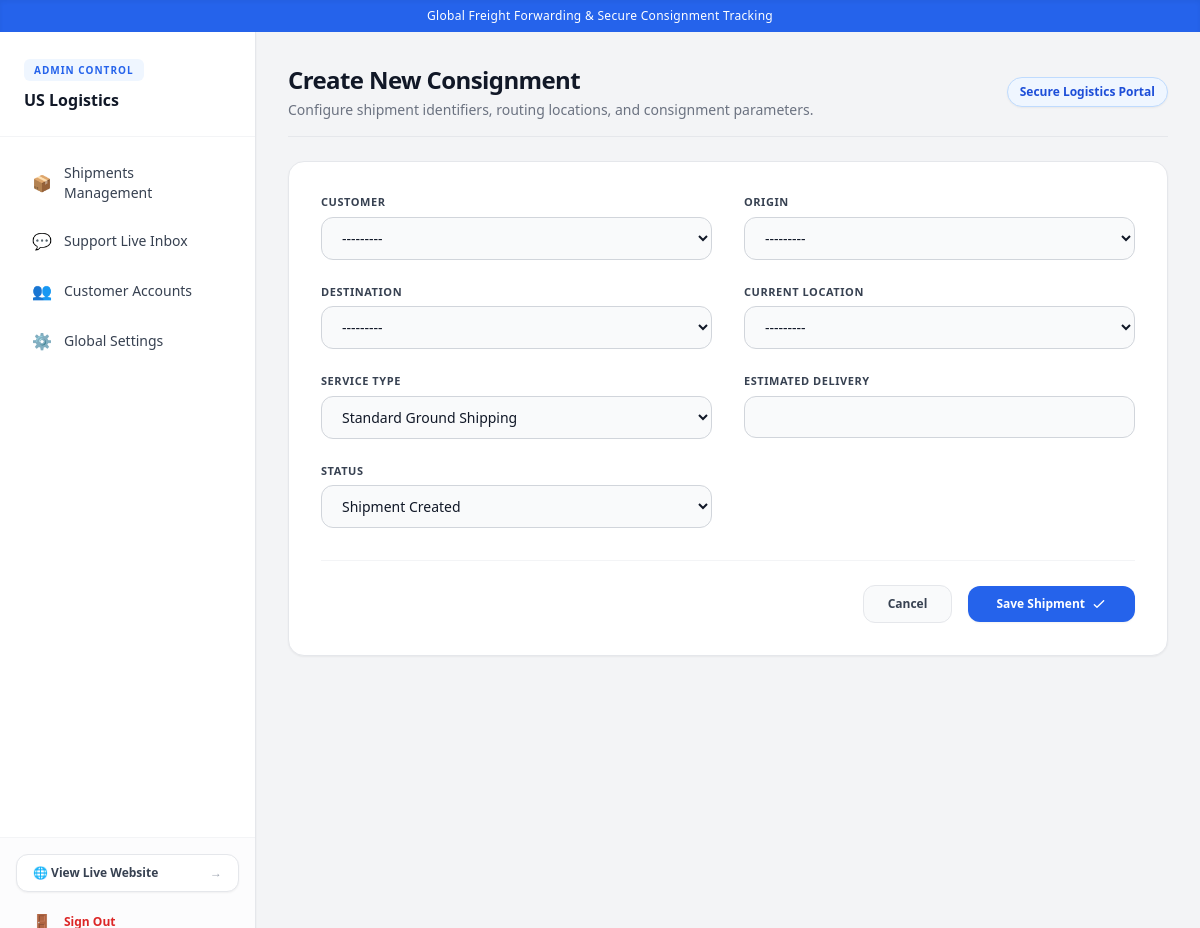
The page /shipments/dashboard/shipments/new/ (signed in) on the database its author committed.
### core/models.py (models this page shows, shortened)
class AppVariable(models.Model):
    key = models.CharField(max_length=100, unique=True)
    value = models.TextField(blank=True)
    description = models.CharField(max_length=255, blank=True)

### shipments/views.py (the view, shortened to what this page needs)
# urls.py: path('dashboard/shipments/new/', AdminShipmentCreateView.as_view(), name='admin_shipment_create'),
class AdminShipmentCreateView(StaffRequiredMixin, CreateView):
    model = Shipment
    fields = ['customer', 'origin', 'destination', 'current_location', 'service_type', 'estimated_delivery', 'status']
    template_name = 'dashboard/shipment_form.html'
    success_url = reverse_lazy('admin_shipment_list')

### core/context_processors.py (called while the page is built)
def app_variables(request):
    try:
        vars_dict = {var.key: var.value for var in AppVariable.objects.all()}
    except Exception:
        vars_dict = {}
    return {'app_vars': vars_dict}

### core/mixins.py (called while the page is built)
    def test_func(self):
        return self.request.user.is_authenticated and (self.request.user.is_staff or self.request.user.is_superuser)

### shipments/models.py (called while the page is built)
    def __str__(self):
        return f"{self.name} ({self.city}, {self.country})"

### templates/dashboard/shipment_form.html (shortened to what this page needs)
{% extends 'base_admin.html' %}
{% block admin_content %}
<div class="max-w-5xl mx-auto">
    <div class="mb-6 pb-4 border-b border-gray-200 flex flex-col sm:flex-row justify-between items-start sm:items-center gap-4">
        <div>
            <h1 class="text-2xl font-extrabold text-gray-900 tracking-tight">{% if form.instance.pk %}Edit Shipment Profile{% else %}Create New Consignment{% endif %}</h1>
            <p class="text-sm text-gray-500 mt-1">Configure shipment identifiers, routing locations, and consignment parameters.</p>
        </div>
        <div class="flex items-center space-x-2">
            <span class="inline-flex items-center px-3 py-1.5 rounded-full text-xs font-bold bg-blue-50 text-blue-700 border border-blue-200 shadow-sm">
                Secure Logistics Portal
            </span>
        </div>
    </div>
    <div class="bg-white shadow-sm rounded-2xl border border-gray-200 overflow-hidden">
        <form method="post" class="p-8">
            <div class="grid grid-cols-1 md:grid-cols-2 gap-x-8 gap-y-6">
                {% for field in form %}
                <div class="space-y-1.5">
                    <label class="block text-[11px] font-extrabold text-gray-700 uppercase tracking-wider">{{ field.label }}</label>
                    <div class="relative">
                        {{ field }}
                    </div>
                </div>
                {% endfor %}
            </div>
            <div class="flex items-center justify-end space-x-4 pt-6 mt-8 border-t border-gray-100">
                <a href="{% url 'admin_shipment_list' %}" class="bg-gray-50 hover:bg-gray-100 text-gray-700 px-6 py-2.5 rounded-xl text-xs font-bold transition border border-gray-200 shadow-2xs">
                    Cancel
                </a>
                <button type="submit" class="bg-blue-600 hover:bg-blue-700 text-white px-7 py-2.5 rounded-xl text-xs font-bold shadow-sm transition flex items-center">
                    <span>Save Shipment</span>
                    <svg xmlns="http://www.w3.org/2000/svg" class="h-4 w-4 ml-1.5" fill="none" viewBox="0 0 24 24" stroke="currentColor">
                        <path stroke-linecap="round" stroke-linejoin="round" stroke-width="2" d="M5 13l4 4L19 7" />
                    </svg>
                </button>
            </div>
        </form>
    </div>
</div>
{% endblock %}

### templates/base_admin.html (shortened to what this page needs)
<!DOCTYPE html>
<html lang="en">
<head>
    <script src="https://cdn.tailwindcss.com"></script>
    <link rel="stylesheet" href="https://unpkg.com/leaflet@1.9.4/dist/leaflet.css" />
</head>
<body class="bg-gray-100 text-gray-800 flex flex-col min-h-screen font-sans antialiased">
    {% if app_vars.SITE_TAGLINE %}
    <div class="bg-blue-600 text-white text-xs py-2 px-4 text-center font-medium tracking-wide shadow-inner">
        {{ app_vars.SITE_TAGLINE }}
    </div>
    {% endif %}
    <div class="min-h-screen flex flex-1">
        <aside class="w-64 bg-white border-r border-gray-200 hidden md:flex flex-col flex-shrink-0 shadow-sm">
            <div class="p-6 border-b border-gray-100">
                <span class="text-[10px] font-bold text-blue-600 uppercase tracking-widest bg-blue-50 px-2.5 py-1 rounded-md">Admin Control</span>
                <h2 class="text-base font-bold text-gray-900 mt-2 truncate">{{ app_vars.SITE_NAME|default:"Operations Hub" }}</h2>
            </div>
            <nav class="p-4 space-y-1.5 text-sm font-medium flex-1">
                <a href="{% url 'admin_shipment_list' %}" class="flex items-center px-4 py-2.5 rounded-xl text-gray-700 hover:bg-blue-50 hover:text-blue-600 transition">
                    <span class="mr-3 text-base">📦</span> Shipments Management
                </a>
                <a href="{% url 'admin_support_inbox' %}" class="flex items-center px-4 py-2.5 rounded-xl text-gray-700 hover:bg-blue-50 hover:text-blue-600 transition">
                    <span class="mr-3 text-base">💬</span> Support Live Inbox
                </a>
                <a href="{% url 'admin_customer_list' %}" class="flex items-center px-4 py-2.5 rounded-xl text-gray-700 hover:bg-blue-50 hover:text-blue-600 transition">
                    <span class="mr-3 text-base">👥</span> Customer Accounts
                </a>
                <a href="{% url 'admin_app_variables' %}" class="flex items-center px-4 py-2.5 rounded-xl text-gray-700 hover:bg-blue-50 hover:text-blue-600 transition">
                    <span class="mr-3 text-base">⚙️</span> Global Settings
                </a>
            </nav>
            <div class="p-4 border-t border-gray-100 space-y-2 bg-gray-50/50">
                <a href="{% url 'home' %}" target="_blank" class="flex items-center justify-between px-4 py-2.5 rounded-xl bg-white border border-gray-200 text-xs font-semibold text-gray-700 hover:bg-blue-600 hover:text-white hover:border-blue-600 transition shadow-sm group">
                    <span>🌐 View Live Website</span>
                    <span class="text-gray-400 group-hover:text-white">&rarr;</span>
                </a>
                <form action="{% url 'logout' %}" method="post" class="block w-full">
                    <button type="submit" class="w-full flex items-center px-4 py-2.5 rounded-xl text-xs font-semibold text-red-600 hover:bg-red-50 transition text-left">
                        <span class="mr-3 text-base">🚪</span> Sign Out
                    </button>
                </form>
            </div>
        </aside>
        <main class="flex-1 p-8 overflow-y-auto">
            {% block admin_content %}{% endblock %}
        </main>
    </div>
</body>
</html>

### rows shown on the page
AppVariable: SITE_TAGLINE "Global Freight Forwarding & Secure Consignment Tracking"
AppVariable: SITE_NAME "US Logistics"

### other values the page prints
{{ field.label }} "CUSTOMER" "ORIGIN" "DESTINATION" "CURRENT LOCATION" "SERVICE TYPE" "ESTIMATED DELIVERY" "STATUS"
